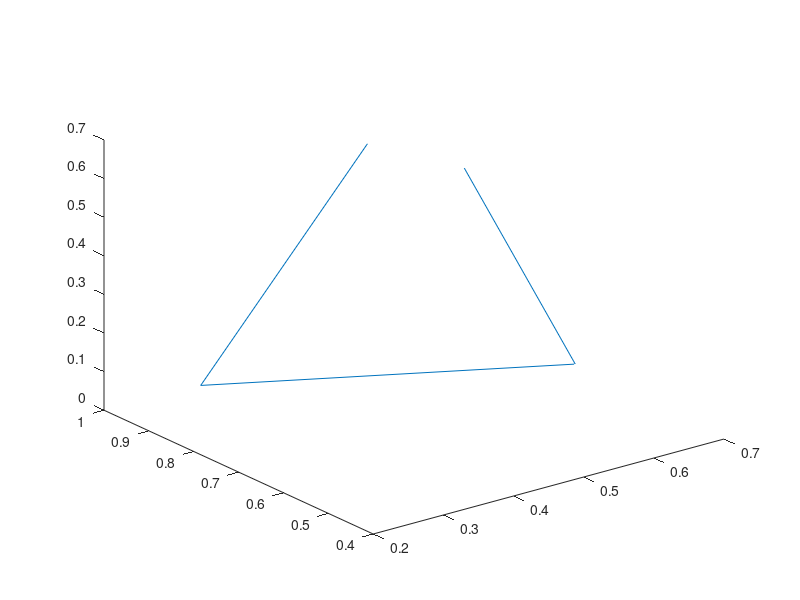

This figure's MATLAB source:
clc; clear all ;
x = rand(4,1) ;
y = rand(4,1) ;
for i = 1:20
    z = rand(4,1) ;
    plot3(x,y,z) ;
    drawnow
    pause(0.2)
end